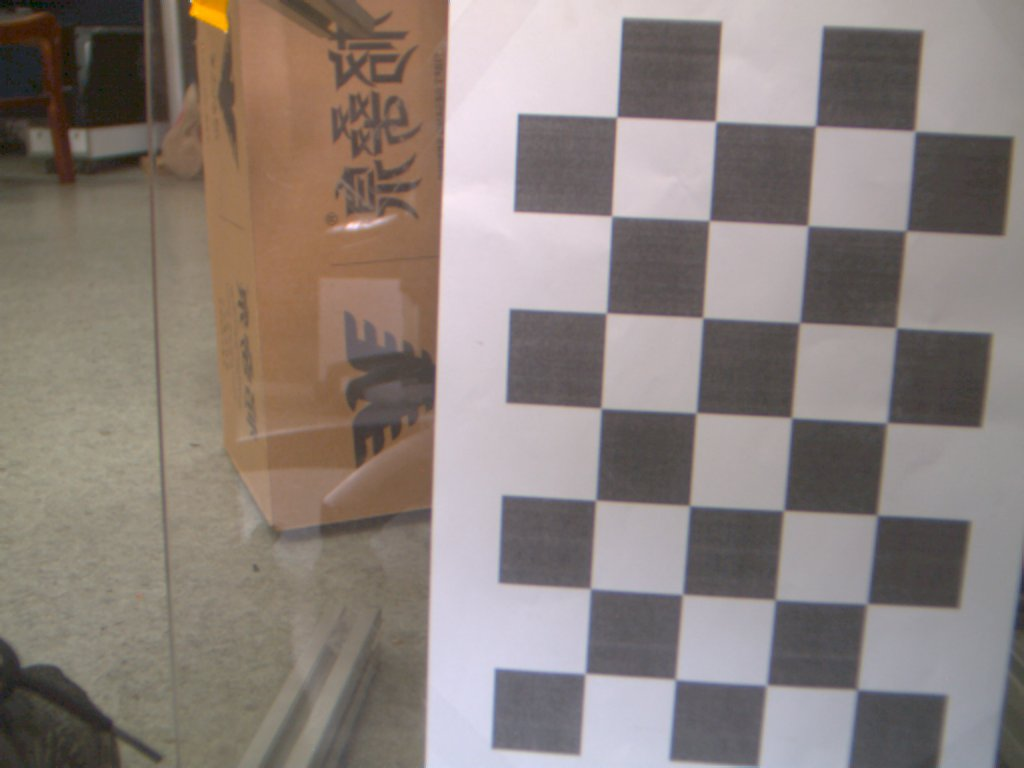
//> input picture VisionMethodRecord/Surf1.JPG, 1024 x 768 px
$ ./SurfMatch   (built with g++ and OpenCV 4)
//> lines starting //> are read from the running program, lines starting //| are printed output that depends on the picture
### VisionMethodRecord/stdafx.h
// stdafx.h : 标准系统包含文件的包含文件，
// 或是经常使用但不常更改的
// 特定于项目的包含文件
//

#pragma once

#include "targetver.h"

#include <stdio.h>
#include <tchar.h>


// TODO:  在此处引用程序需要的其他头文件

### VisionMethodRecord/SurfMatch.cpp
#include "stdafx.h"
#include <iostream>
#include <stdio.h>
#include "opencv2/core.hpp"
#include "opencv2/core/utility.hpp"
#include "opencv2/core/ocl.hpp"
#include "opencv2/imgcodecs.hpp"
#include "opencv2/highgui.hpp"
#include "opencv2/features2d.hpp"
#include "opencv2/calib3d.hpp"
#include "opencv2/imgproc.hpp"
#include"opencv2/flann.hpp"
#include"opencv2/xfeatures2d.hpp"
#include"opencv2/ml.hpp"

using namespace cv;
using namespace std;
using namespace cv::xfeatures2d;
using namespace cv::ml;

int main()
{
	Mat a = imread("Surf1.JPG", IMREAD_GRAYSCALE);    //读取灰度图像
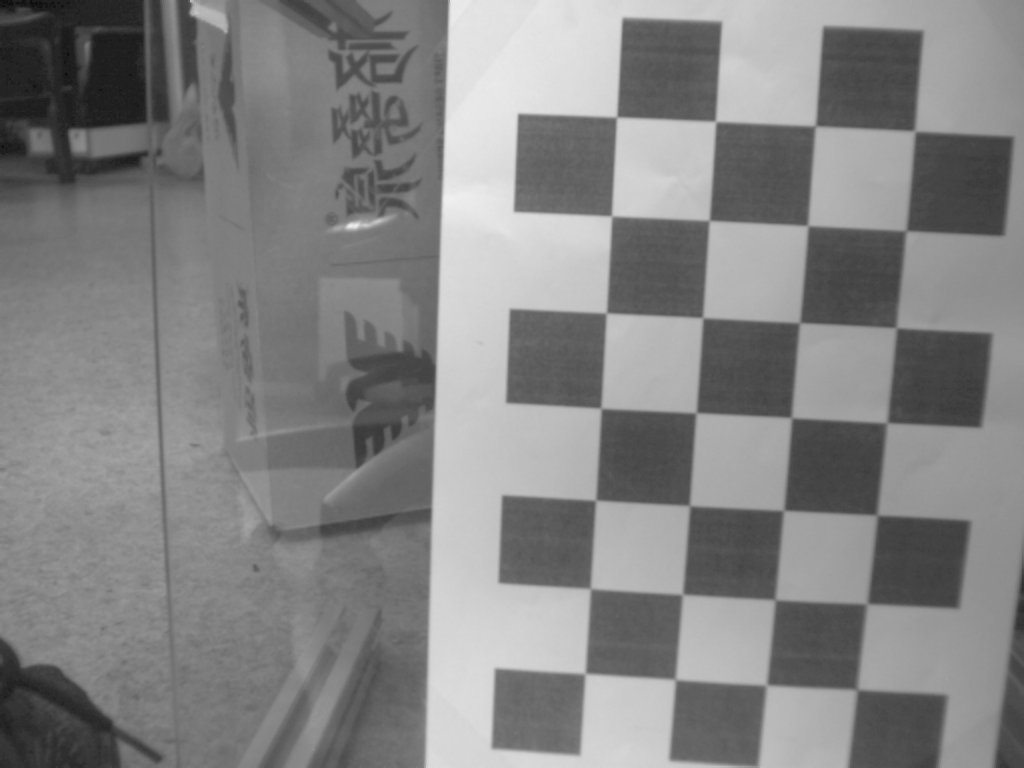
//> a: 768 rows x 1024 cols, CV_8UC1; min 10, max 240, mean 131.2
	Mat b = imread("Surf2.JPG", IMREAD_GRAYSCALE);
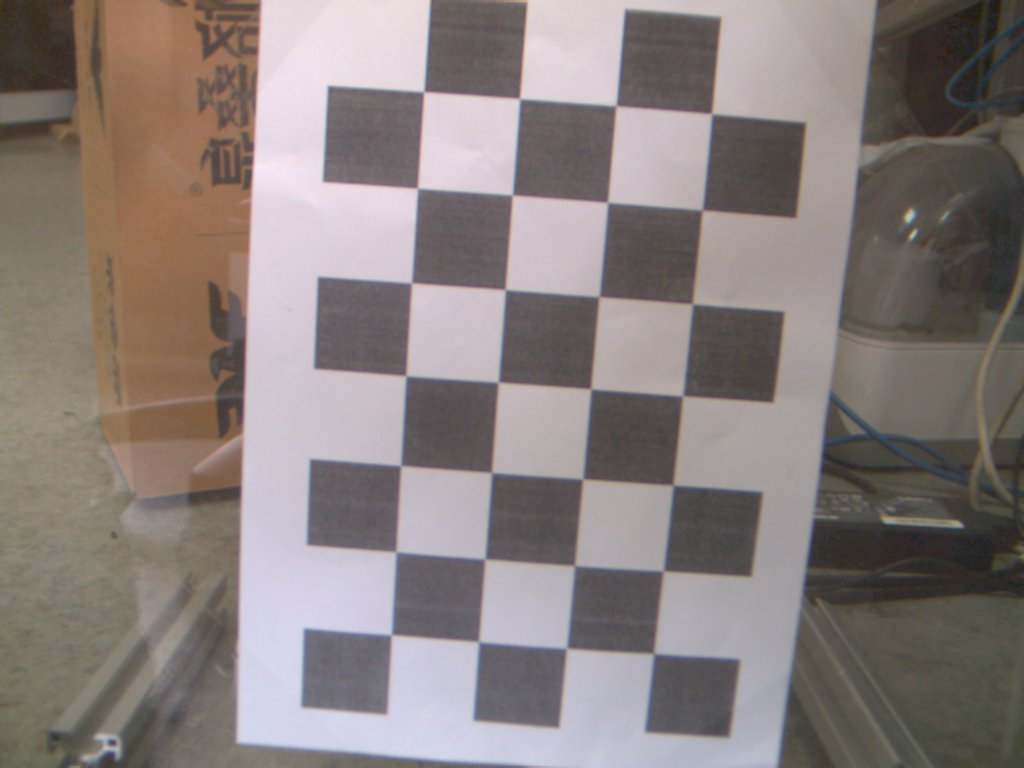
//> input picture VisionMethodRecord/Surf2.JPG, 1024 x 768 px
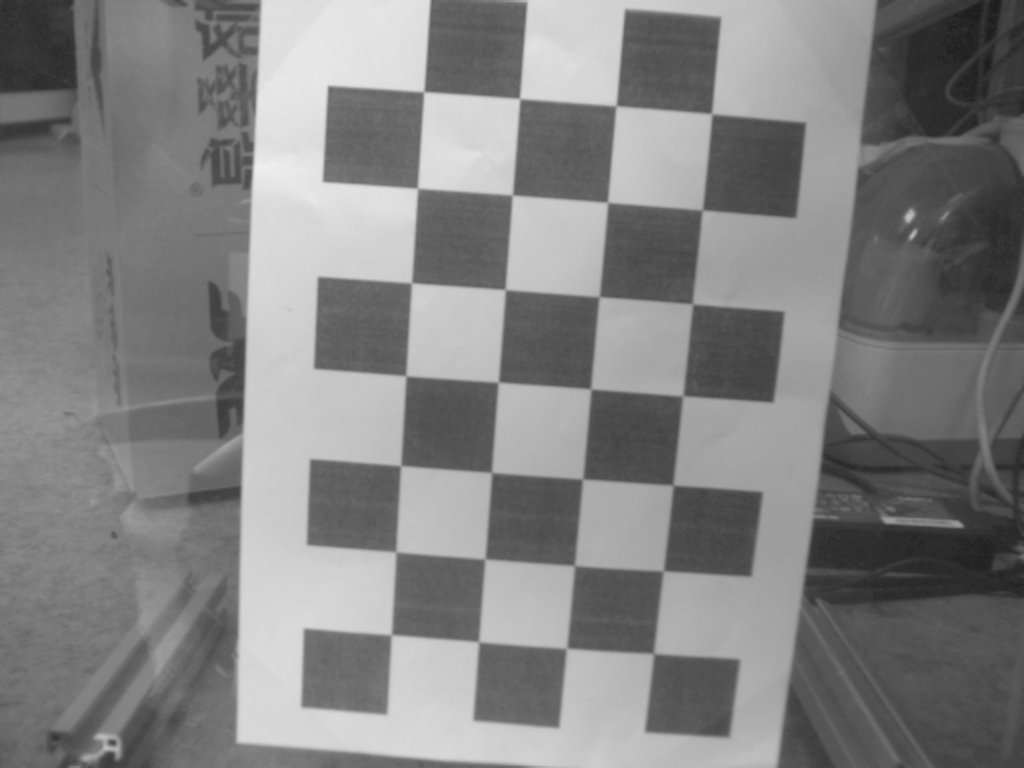
//> b: 768 rows x 1024 cols, CV_8UC1; min 26, max 239, mean 129.5

	Ptr<SURF> surf;      //创建方式和2中的不一样
//> (the run ends here: the program stops with an error, at `surf = SURF::create(800);`)
